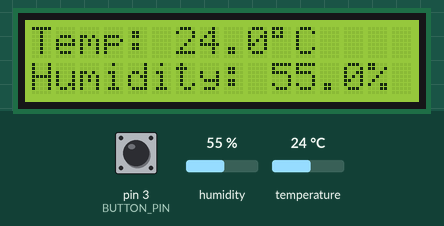
Bench run of a sketch on a simulated Arduino Uno, built with avr-gcc and run on an emulated ATmega328P. On the bench: 16×2 character LCD. Inputs (shaded band) come from the test bench; at power-on: pin 3 (BUTTON_PIN) HIGH, humidity 55 %, temperature 24 °C.

Above: at 4.2 s.
4.3 s: pin 3 (BUTTON_PIN) pulled LOW for 0.15 s
At 5.2 s:
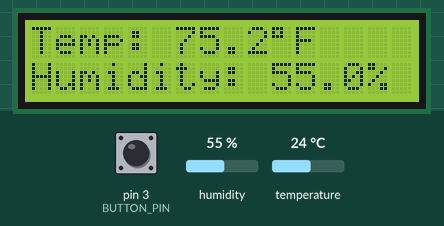
5.9 s: humidity set to 22 %
At 8.1 s:
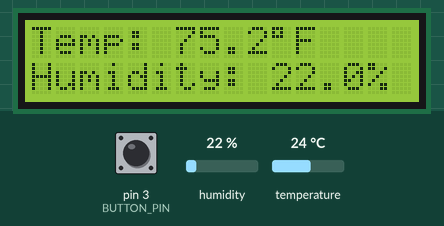
8.6 s: temperature set to 12 °C
At 12.3 s:
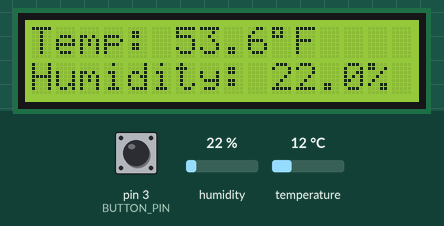
12.6 s: pin 3 (BUTTON_PIN) pulled LOW for 1 s
At 13.9 s:
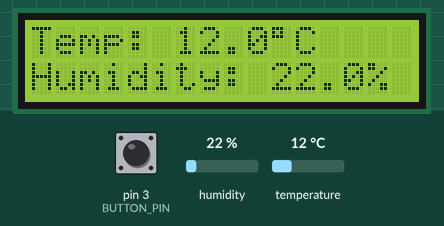
15.1 s: humidity set to 40 %
At 16.3 s:
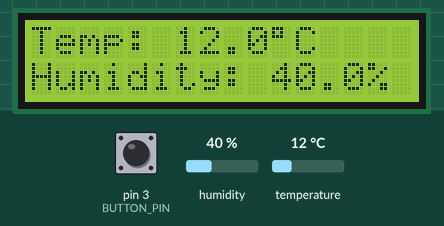
16.6 s: temperature set to 19 °C
At 19.6 s:
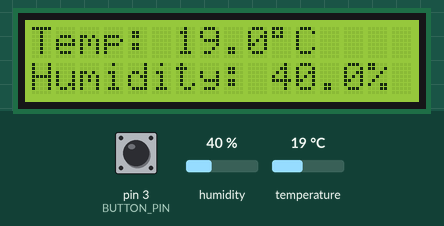
Timing chart, 0 to 21.1 s (numbered marks = the images above; inputs shaded):
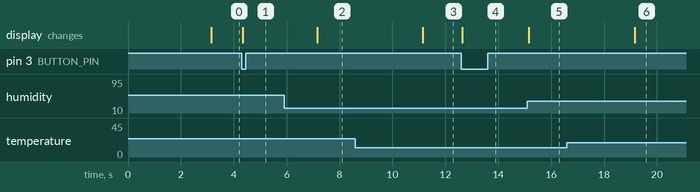

Measured:
- after the input at 4.3 s, the display: changes at once (image 1)
- after the input at 5.9 s, the display: changes after 1.3 s (image 2)
- after the input at 8.6 s, the display: changes after 2.6 s (image 3)
- after the input at 12.6 s, the display: changes at once (image 4)
- after the input at 15.1 s, the display: changes after 0.05 s (image 5)
- after the input at 16.6 s, the display: changes after 2.6 s (image 6)

The sketch:

BareMinimum.ino
```cpp
#include <Wire.h>
#include <LiquidCrystal_I2C.h>
#include <DHT.h>

// Pin Definitions
#define DHTPIN 2
#define DHTTYPE DHT11
#define BUTTON_PIN 3

// Initialize components
// Standard I2C address for PCF8574 backpacks is 0x27. If it doesn't display text, try 0x3F.
LiquidCrystal_I2C lcd(0x27, 16, 2);
DHT dht(DHTPIN, DHTTYPE);

// Variables for state tracking
bool isCelsius = true;
bool lastButtonState = HIGH;
unsigned long lastUpdate = 0;
const unsigned long updateInterval = 2000; // 2 seconds update rate

void setup() {
  // Initialize Serial for debugging
  Serial.begin(9600);

  // Set up button pin with internal pull-up resistor
  pinMode(BUTTON_PIN, INPUT_PULLUP);

  // Initialize DHT sensor
  dht.begin();

  // Initialize LCD display
  lcd.init();
  lcd.backlight();

  // Display initial welcome screen
  lcd.setCursor(0, 0);
  lcd.print("Karibu Kenya!");
  lcd.setCursor(0, 1);
  lcd.print("Weather station v1");

  // Wait 3 seconds to let the user read the greeting
  delay(3000);
  lcd.clear();
}

void loop() {
  // 1. Check Button State (Debounced Toggle)
  bool currentButtonState = digitalRead(BUTTON_PIN);

  // If button goes from HIGH to LOW (pressed down)
  if (lastButtonState == HIGH && currentButtonState == LOW) {
    isCelsius = !isCelsius; // Toggle unit selection
    updateWeatherDisplay();   // Refresh screen immediately on press
    delay(50);              // Simple software debounce delay
  }
  lastButtonState = currentButtonState;

  // 2. Periodic Sensor Readings (Every 2 seconds)
  unsigned long currentMillis = millis();
  if (currentMillis - lastUpdate >= updateInterval) {
    lastUpdate = currentMillis;
    updateWeatherDisplay();
  }
}

void updateWeatherDisplay() {
  // Read humidity and temperature values
  float h = dht.readHumidity();
  float t = dht.readTemperature(!isCelsius); // Passing true returns Fahrenheit

  // Check if any reads failed
  if (isnan(h) || isnan(t)) {
    lcd.setCursor(0, 0);
    lcd.print("Sensor Error    ");
    return;
  }

  // Clear or format line 1: Temperature
  lcd.setCursor(0, 0);
  lcd.print("Temp: ");
  lcd.print(t, 1); // 1 decimal point accuracy
  lcd.write(0xDF); // Degree symbol code for LCD character map
  if (isCelsius) {
    lcd.print("C   ");
  } else {
    lcd.print("F   ");
  }

  // Format line 2: Humidity
  lcd.setCursor(0, 1);
  lcd.print("Humidity: ");
  lcd.print(h, 1);
  lcd.print("%   ");
}
```
